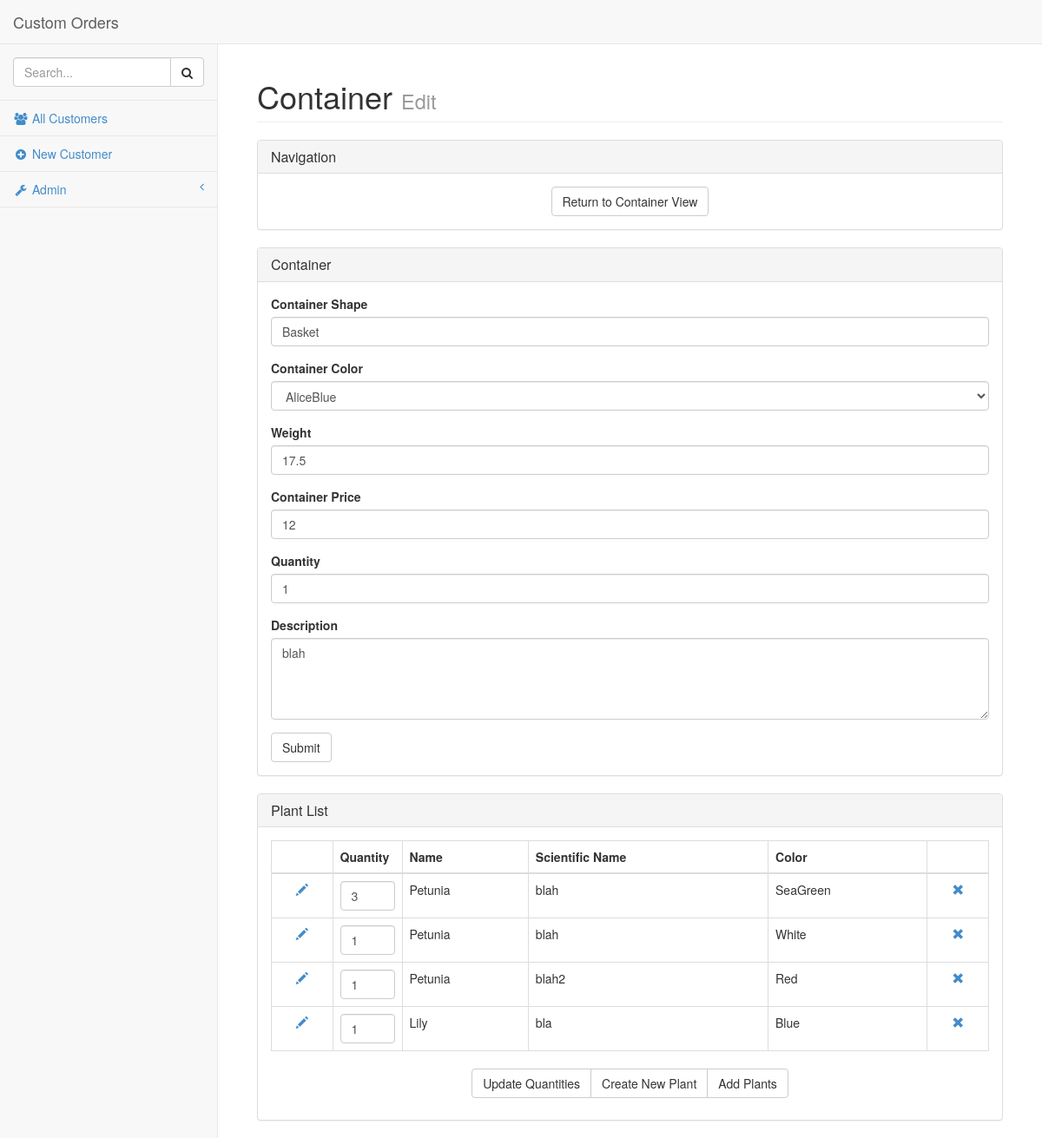
/editcontainer.php?ContainerID=3, run on the app's committed database.
### tables this page shows
CREATE TABLE IF NOT EXISTS `Container` (
  `ContainerID` mediumint(9) NOT NULL AUTO_INCREMENT,
  `Shape` varchar(20) NOT NULL,
  `Color` varchar(20) NOT NULL,
  `Weight` double(10,5) NOT NULL,
  `Desc` varchar(50) NOT NULL,
  `Price` double(10,5) NOT NULL,
  `OrderID` mediumint(9) NOT NULL,
  `Quantity` int(3) NOT NULL,
  PRIMARY KEY (`ContainerID`),
  KEY `OrderID` (`OrderID`)
);

CREATE TABLE IF NOT EXISTS `ContainerPlant` (
  `ContainerID` mediumint(9) NOT NULL,
  `PlantID` mediumint(9) NOT NULL,
  `Quantity` int(3) NOT NULL,
  PRIMARY KEY (`ContainerID`,`PlantID`),
  KEY `PlantID` (`PlantID`)
);

CREATE TABLE IF NOT EXISTS `Plant` (
  `PlantID` mediumint(9) NOT NULL AUTO_INCREMENT,
  `ScientificName` varchar(30) NOT NULL,
  `Color` varchar(15) NOT NULL,
  `Picture` varchar(30) DEFAULT NULL,
  `CommonName` varchar(30) NOT NULL,
  PRIMARY KEY (`PlantID`)
);

### inc/sql_queries.php (called while the page is built, shortened)
<?php
require_once("global.php");
function openconnection() {
	global $db_host;
	global $db_user;
	global $db_pass;
	global $db_data;
    $connection = new mysqli($db_host, $db_user, $db_pass, $db_data);
    return $connection;
}
function select_plants_from_container($container_id)
{
	if ($con = openconnection())
	{
		if ($query = $con->prepare("SELECT * FROM Container, ContainerPlant, Plant
			WHERE Container.ContainerID = ContainerPlant.ContainerID AND Plant.PlantID = ContainerPlant.PlantID
				AND Container.ContainerID = ?"))
		{
			$query->bind_param("i", $container_id);
			$query->execute();
		}
		$response = $query->get_result();
		while($row = $response->fetch_assoc())
			$result[] = $row;
		if(isset($result))
			return $result;
		else
			return NULL;
	}
}
function get_container($container_id)
{
	if ($con = openconnection())
	{
		if ($query = $con->prepare("SELECT * FROM Container, Customer, `Order`
			WHERE Customer.CustomerID = `Order`.CustomerID
				AND `Order`.OrderID = Container.OrderID
				AND ContainerID = ?"))
		{
			$query->bind_param("i", $container_id);
			$query->execute();
		}
		$response = $query->get_result();
		while($row = $response->fetch_assoc())
			$result[] = $row;
		if(isset($result))
			return $result[0];
		else
			return NULL;
	}
}
?>

### editcontainer.php (the view, shortened to what this page needs)
<?php
	include("inc/sql_queries.php");
    $post = $_SERVER['REQUEST_METHOD'] == "POST";
    $new = !(isset($_REQUEST['ContainerID']) && !empty($_REQUEST['ContainerID']));
	if(isset($_REQUEST['ContainerID']) && !empty($_REQUEST['ContainerID'])) {
        $ContainerID = $_REQUEST['ContainerID'];
    }
    else {
        $ContainerID = NULL;
    }
	if(isset($_REQUEST['OrderID']) && !empty($_REQUEST['OrderID'])) {
        $OrderID = $_REQUEST['OrderID'];
    }
    else {
        $OrderID = NULL;
    }
    if(!$new && !$post) {
        $query = get_container($ContainerID);
        $data = $_REQUEST + $query;
    }
    else {
        $data = $_REQUEST;
    }
    function validate_submit() {
        $valid = False;
        return $valid;
    }
	function echo_data($data, $item) {
        if(isset($data[$item])) {
            echo $data[$item];
        }
    }
	include("templates/header.php");
if( ( $new && $OrderID != NULL ) || ( !$new && $ContainerID != NULL ) ):
?>
<div class="panel panel-default">
    <div class="panel-heading">
        <h3 class="panel-title"><?php echo "Navigation"; ?></h3>
    </div>
    <div class="panel-body text-center">
        <a href='viewcontainer.php?ContainerID=<?php echo $ContainerID;  ?>' class="btn btn-default">Return to Container View</a>
    </div>
</div>
<?php
    if(validate_submit()):
        update_database();
 ?>
<div class="panel panel-default">
    <div class="panel-heading">
        <h3 class="panel-title"><?php echo "Successfully " . ($new ? "Created" : "Updated") . "!" ; ?></h3>
    </div>
    <div class="panel-body">
        <p>The Container Has been Successfully Updated</p>
        <a href='editcontainer.php?ContainerID=<?php echo $ContainerID;  ?>' class="btn btn-default">Continue</a>
    </div>
</div>
<?php
    else:
 ?>
<div class="panel panel-default">
    <div class="panel-heading">
        <h3 class="panel-title">Container</h3>
    </div>
    <div class="panel-body">
        <form method="POST">
          <div class="form-group">
            <label for="Shape">Container Shape</label>
            <input name="Shape" type="text" class="form-control" placeholder="Basket, Patio Pot, etc." value="<?php echo_data($data,"Shape");?>">
          </div>
		  <div class="form-group">
            <label for="Color">Container Color</label>
		    <select name="Color" class="form-control">
<option style='background-color: #F0F8FF; color: black' value='AliceBlue'<?php echo isset($data['Color']) && $data['Color'] == 'AliceBlue' ? ' selected' : '';?>>AliceBlue</option>
			  </select>
          </div>
		  <div class="form-group">
            <label for="Weight">Weight</label>
            <input name="Weight" type="text" class="form-control" placeholder="" value="<?php echo_data($data,"Weight");?>">
          </div>
		  <div class="form-group">
            <label for="Price">Container Price</label>
            <input name="Price" type="number" step="any" class="form-control" placeholder="" value="<?php echo_data($data,"Price");?>">
          </div>
		  <div class="form-group">
            <label for="Quantity">Quantity</label>
            <input name="Quantity" type="number" class="form-control" placeholder="" value="<?php echo_data($data,"Quantity");?>">
          </div>
		  <div class="form-group">
            <label for="Desc">Description</label>
            <textarea name="Desc" rows="4" class="form-control"><?php echo_data($data,"Desc");?></textarea>
          </div>
          <button type="submit" class="btn btn-default">Submit</button>
        </form>
    </div>
</div>
<?php
    endif;
    $plants = select_plants_from_container($ContainerID);
?>
	<div class="panel panel-default">
		<div class="panel-heading">
			<h3 class="panel-title">Plant List</h3>
		</div>
        <div class="panel-body">
<?php
    if(count($plants)):
?>
	<form method="post">
        <table class="table table-bordered table-hover">
            <thead>
                <tr>
                    <th></th>
					<th>Quantity</th>
                    <th>Name</th>
                    <th>Scientific Name</th>
                    <th>Color</th>
					<th></th>
                </tr>
            </thead>
            <tbody>
<?php
        foreach($plants as $row):
?>
                <tr style="vertical-align: middle;">
                    <td class="text-center"><a href="<?php echo "editplant.php?PlantID=".$row['PlantID']; ?>"><span class="glyphicon glyphicon-pencil"></span></a></td>
					<td style="width: 80px;"><input class="form-control" name='<?php echo $row['PlantID']; ?>' value='<?php echo $row['Quantity']; ?>'></td>
                    <td><?php echo_data($row, 'CommonName'); ?></td>
                    <td><?php echo_data($row, 'ScientificName'); ?></td>
                    <td><?php echo_data($row, 'Color'); ?></td>
					<td class="text-center"><a href="<?php echo "removeplant.php?ContainerID=".$ContainerID."&PlantID=".$row['PlantID']; ?>"><span class="glyphicon glyphicon-remove"></span></a></td>
                </tr>
<?php
        endforeach;
?>
        </table>
<?php
		$display_quanity_button = True;
    else:
		$display_quanity_button = False;
?>
        <p>Sorry There is No Data Yet</p>
<?php
    endif;
?>
		<p class="text-center"><span class="btn-group">
		<?php if($display_quanity_button): ?>
		<input type="submit" name="action" value="Update Quantities" class="btn btn-default">
		<?php endif; ?>
		<a class="btn btn-default" href="editplant.php?ContainerID=<?php echo $ContainerID; ?>">Create New Plant</a><a class="btn btn-default" href="editcontainer_addexistingplants.php?ContainerID=<?php echo $ContainerID; ?>">Add Plants</a></span></p>
		</form>
		</div
	</div>
</div>
<?php
endif;
	include("templates/footer.php");
?>

### css/sb-admin-2.css (style rules this page uses)
body { background-color: #f8f8f8; }

### data on the page
container: Shape "Basket", Color "AliceBlue", Weight "17.5", Price "12", Quantity "1", Desc "blah"
containerplant: Quantity "3", PlantID.CommonName "Petunia blah SeaGreen"
containerplant: Quantity "1", PlantID.CommonName "Petunia blah White"
containerplant: Quantity "1", PlantID.CommonName "Petunia blah2 Red"
containerplant: Quantity "1", PlantID.CommonName "Lily bla Blue"

### other printed values
$website_name "Custom Orders"
$page_title "Container"
$page_subtitle "Edit"
